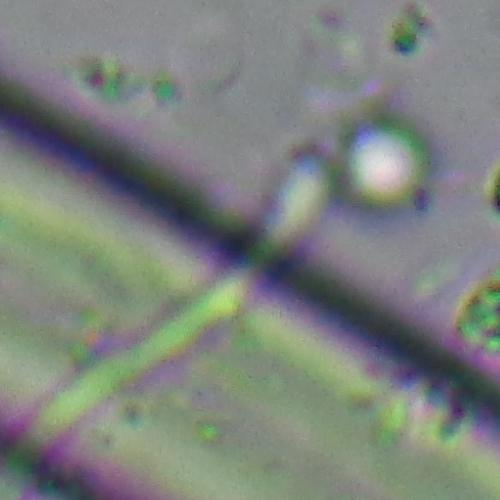
#> input picture Projetos/Fungi/defungi/H1/H1_101b_4.jpg, 500 x 500 px; its folder holds only this picture in this run
$ jupyter execute --allow-errors Fungi_MLPC.ipynb
#> lines starting #> are read from the running program, lines starting #| are printed output that depends on the picture
[cell 1]
import os
from PIL import Image
import numpy as np
from sklearn.model_selection import train_test_split
from sklearn.neural_network import MLPClassifier

[cell 2]
img_size = (64, 64)
dataset_path = "defungi"

[cell 3]
X = []
y = []

# Loop nas pastas/classes
classes = sorted(os.listdir(dataset_path))
for label_idx, class_name in enumerate(classes):
    class_folder = os.path.join(dataset_path, class_name)
    for filename in os.listdir(class_folder):
        img_path = os.path.join(class_folder, filename)
        img = Image.open(img_path).convert('L')  # Converte para grayscale
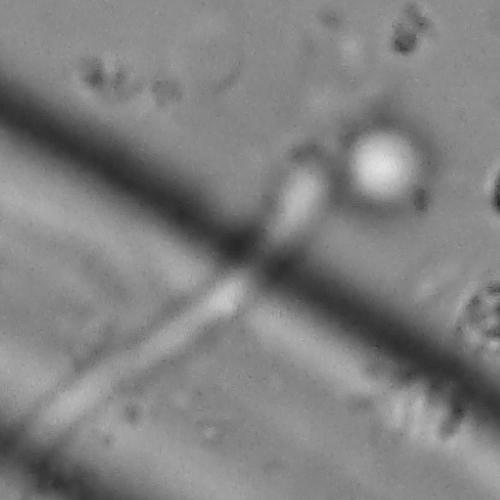
#> img: PIL image 500x500 L; min 38, max 226, mean 128.1
        img = img.resize(img_size)
#> img: PIL image 64x64 L
        img_array = np.array(img).flatten() / 255.0  # Normaliza e achata
#> img_array = 4096 values, max 0.871 at index 1392, min 0.161 at index 2014, mean 0.503
        X.append(img_array)
        y.append(label_idx)
#> pass 2 of the loop `for label_idx, class_name in enumerate(classes):`:
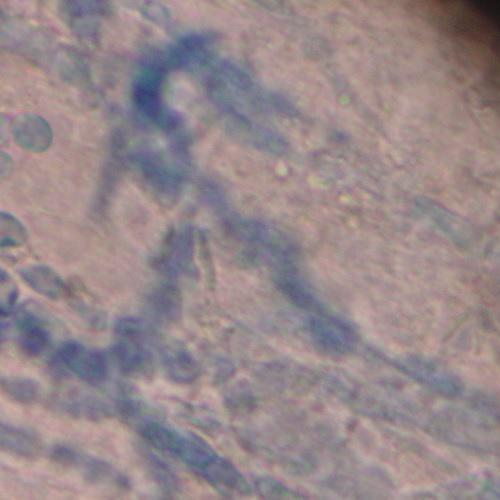
#> input picture Projetos/Fungi/defungi/H2/H2_102b_1.jpg, 500 x 500 px
#> `img = Image.open(img_path).convert('L')`:
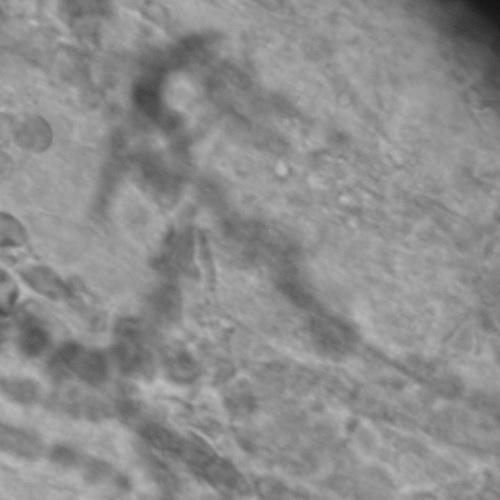
#> img: PIL image 500x500 L; min 20, max 189, mean 140.9
#> img_array = 4096 values, max 0.702 at index 3156, min 0.0902 at index 63, mean 0.553

#> (a cell that did not finish here is left out)

[cell 5]
X = np.array(X)
y = np.array(y)

[cell 6]
X_train, X_test, y_train, y_test = train_test_split(X, y, test_size=0.2, random_state=42)
#> y_train = [0]; y_test = [1]

[cell 7]
mlpc = MLPClassifier(hidden_layer_sizes=(100,), max_iter=1000, random_state=1)

[cell 8]
mlpc.fit(X_train, y_train)

[cell 9]
accuracy = mlpc.score(X_test, y_test)
#> accuracy = 0
print(f"Acurácia no teste: {accuracy:.2f}")
#| Acurácia no teste: 0.00
